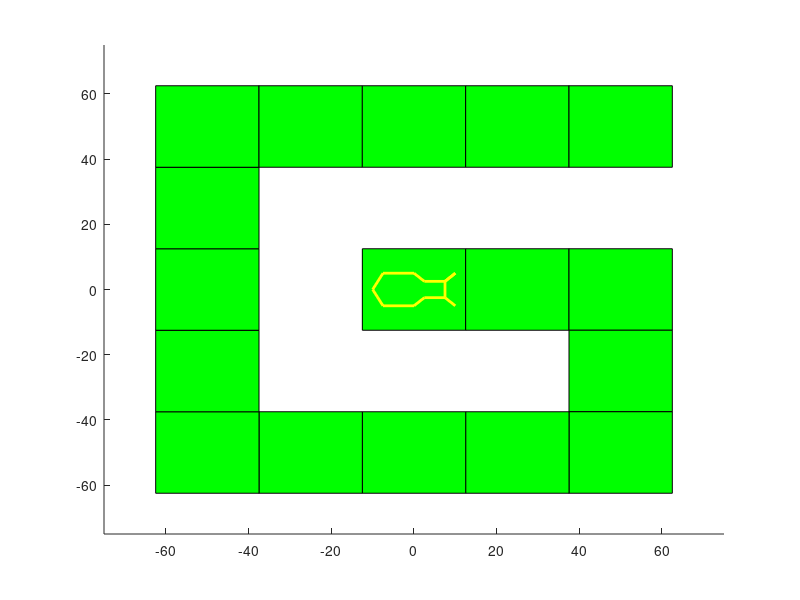

Recreate this plot in MATLAB. (Note: this script raises an error after producing the figure.)
function movebug7
clear
clf
close all

global new_verts fverts
x=0;
y=0;

% Code to generate the obstacle course.

% Field is divided into cells of block_size length and width. Each field is
% assigned either red or green as determined by points, which hold the
% centers of the green (clear) cells. Red cells are bad, green cells are
% good.

global block_size;              % size of patch separation
global x_coords y_coords;       % coordinates of all cells
global points;                  % coordinates of green cells

clf
arena_size = 75;
axis([-arena_size arena_size -arena_size arena_size]);
set(gca,'color','r');           % background red

block_size = 25;

x_coords = -arena_size:block_size:arena_size; % x-coords for all cells
y_coords = -arena_size:block_size:arena_size; % y-coords for all cells

arena = figure(1);

% Create points for the centers of cell along path - change as necessary to
% make different paths

points = [0 0;
    25 0;
    50 0
    50 -25;
    50 -50;
    25 -50
    0 -50;
    -25 -50;
    -50 -50;
    -50 -25;
    -50 0;
    -50 25;
    -50 50;
    -25 50;
    0 50;
    25 50;
    50 50;];

% Code actually generates patches and displays them on plot
for i = 1:length(points)
    center = repmat(points(i, :), 4, 1);
    delta = [-block_size/2 -block_size/2;...
        -block_size/2 block_size/2;...
        block_size/2 block_size/2;...
        block_size/2 -block_size/2];
    vert = delta + center; % x and y vertex coordinates
    fac = [1 2 3 4]; % vertices to connect to make square
    patch('Faces',fac,'Vertices',vert,'FaceColor','green')
end

draw_robot() % show robot for the first time (no arguments)

t = 0;
DT=.1;
tstop = 300;
tvec = t:DT:tstop;


heading_angle=0;


% Identify the X and Y coordinate of the R and L sensor from the
% robot description
xR = 10;   
yR = -5;
xL = 10;
yL = 5;

draw_robot(x,y, heading_angle);



% Sense color with added noise
lambda(1) = coords_to_color(xL, yL, x_coords, y_coords, points);
lambda(2) = coords_to_color(xR, yR, x_coords, y_coords, points);

lambda_noise = poissrnd(lambda);
colorAll = color_sense(lambda_noise); 

% Compute the magnitude of the sensor info
sensorL = colorAll(:,1);
sensorR = colorAll(:,1);


for k=1:length(tvec) 
    
    %Brain function implementation
    [motorL, motorR] = brain(sensorL, sensorR);

    %Compute left and right velocities
    vel_left = motorL / 50;   
    vel_right = motorR / 50;
    
    heading_angle = heading_angle + atan(((vel_right - vel_left)) / 10); % update heading angle and x,y location of robot
    
    x = x + (vel_left + vel_right)./2 * DT * cos(heading_angle); %change x direction
    y = y + (vel_left + vel_right)./2 * DT * sin(heading_angle); %change y direction

    % Identify the new X and Y coordinate of the R and L sensor from the
    % robot description
    xR = new_verts(1);   
    yR = new_verts(14);
    xL = new_verts(11);
    yL = new_verts(24);
    
    if x>arena_size % have arena wrap on itself
        x=-arena_size;
    end
    if y>arena_size
        y=-arena_size;
    end
    if x<-arena_size
        x=arena_size;
    end
    if y<-arena_size
        y=arena_size;
    end
 
    draw_robot(x,y, heading_angle);
    drawnow
    
    % Sense color with added noise
    lambda(1) = coords_to_color(xL, yL, x_coords, y_coords, points);
    lambda(2) = coords_to_color(xR, yR, x_coords, y_coords, points);

    lambda_noise = poissrnd(lambda);
    colorAll = color_sense(lambda_noise); 

    % Compute the magnitude of the sensor info
    sensorL = colorAll(:,1);
    sensorR = colorAll(:,2);
    
    end


function draw_robot(x,y,heading_angle)
persistent nverts npts verts linewidth color hrobot
global new_verts fverts 

%Persistent variables are local to the function but kept in memory for the
%next function call


if(nargin < 3)
    % initialize
    [verts linewidth color] = robot_coords;
    fverts=verts;
    nverts = size(verts,1);
    npts = size(verts, 2);
    figure(1);
    hold on;
    % Show the robot's current location
    for i=1:nverts
        hrobot(i) = plot(verts(i,1:(npts/2)), verts(i,(npts/2+1):npts),'color',color(i,:),'linewidth',linewidth(i));
    end
    
else
    % redraw the robot in the new configuration
    tmp_verts = verts;
    
    % adjust heading - rotate the entire robot
    cosa = cos(heading_angle);
    sina = sin(heading_angle);
    new_verts(:,1:(npts/2)) =  x + cosa * tmp_verts(:,1:(npts/2)) - sina * tmp_verts(:,(npts/2+1):npts);
    new_verts(:,(npts/2+1):npts) =  y + sina * tmp_verts(:,1:(npts/2)) + cosa * tmp_verts(:,(npts/2+1):npts);
    
    figure(1);
    hold on
    for i=1:nverts
        set(hrobot(i),'xdata',new_verts(i,1:(npts/2)),'ydata',new_verts(i,(npts/2+1):npts));
    end
 
end
%--------------------------------------------------------------------------
% end of draw_robot
%--------------------------------------------------------------------------

%--------------------------------------------------------------------------
% robot_coords
%--------------------------------------------------------------------------
function [verts, width, color] = robot_coords

height=10;
width=5;

% the first set of coordinates are for x, the next set are for y.  All
% hard-coded in current iteration..

c=1;

  
xc=[10. 7.5   2.5  0. -7.5 -10 -7.5 0. 2.5 7.5 10. 7.5 7.5];
yc=[-5.  -2.5 -2.5 -5. -5. 0 5. 5. 2.5 2.5  5.   2.5 -2.5];

verts(c, :) = [xc'; yc'];



width(c) = 2; color(c,:) = [1 1 0]; c=c+1;
%--------------------------------------------------------------------------
% end of robot_coords
%--------------------------------------------------------------------------      

%Function to sense color from the surrounding    
 function output = color_sense(lambda)
    global tune_l
    n1 = f(lambda, tune_l(1)); 
    n2 = f(lambda, tune_l(2)); 
    n3 = f(lambda, tune_l(3)); 
    n4 = f(lambda, tune_l(4)); 
    output = color_net([n1; n2; n3; n4;]); 

% Converts a set of coordinates to the color found in the cell
% Right now it's red or green, can change to wavelengths as necessary
    function [color] = coords_to_color(x, y, xpatches, ypatches, coords)


    xerror = abs(xpatches - x);
    x_center = xpatches(find(min(xerror) == xerror));
    
    yerror = abs(ypatches - y);
    y_center = ypatches(find(min(yerror) == yerror));
    
    for i = 1:length(coords)
        if (coords(i,1) == x_center && coords(i,2)== y_center)
            color = 510;
            return;
        end
    end
    
    color = 700;
    
function [motorL, motorR] = brain(sensorL, sensorR)
  color_names = {'Violet', 'Blue', 'Green', 'Yellow', 'Orange', 'Red'}; % Categories, for reference
  thresh = 0.5; % threshold for detection
  
  % Compute a relationship of sensor input to motor output
  
  %Both sensors sense red
  if(sensorL(6)>thresh && sensorR(6)>thresh)
    motorL = 50 - sensorL(6);
    motorR = 50 - 20*sensorR(6);
  end
  
  %Left sensor senses red and right senses green
  if(sensorL(6)>thresh && sensorR(6)<thresh)
    motorL = 250;
    motorR = 250 - 150*sensorL(6);
  end
  
  %Left sensor senses green and right senses red
  if (sensorL(6)<thresh && sensorR(6)>thresh)
    motorL = 250 - 150*sensorR(6);
    motorR = 250;
  end
  
  %Both sensors sense green
  if (sensorL(6)<thresh && sensorR(6)<thresh)
      motorL = 250 - 150*sensorR(6);
      motorR = 250 - 150*sensorL(6);
  end